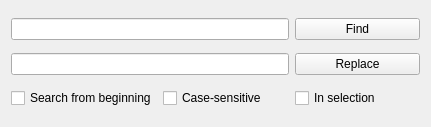
<?xml version="1.0" encoding="UTF-8"?>
<ui version="4.0">
 <class>SearchDialog</class>
 <widget class="QWidget" name="SearchDialog">
  <property name="geometry">
   <rect>
    <x>0</x>
    <y>0</y>
    <width>431</width>
    <height>127</height>
   </rect>
  </property>
  <property name="windowTitle">
   <string>Form</string>
  </property>
  <layout class="QGridLayout" name="gridLayout">
   <item row="2" column="1">
    <widget class="QCheckBox" name="caseSensitive">
     <property name="text">
      <string>Case-sensitive</string>
     </property>
    </widget>
   </item>
   <item row="2" column="0">
    <widget class="QCheckBox" name="fromBeginning">
     <property name="text">
      <string>Search from beginning</string>
     </property>
    </widget>
   </item>
   <item row="2" column="2">
    <widget class="QCheckBox" name="inSelection">
     <property name="text">
      <string>In selection</string>
     </property>
    </widget>
   </item>
   <item row="1" column="2">
    <widget class="QPushButton" name="buttonReplace">
     <property name="text">
      <string>Replace</string>
     </property>
    </widget>
   </item>
   <item row="0" column="2">
    <widget class="QPushButton" name="buttonFind">
     <property name="text">
      <string>Find</string>
     </property>
    </widget>
   </item>
   <item row="0" column="0" colspan="2">
    <widget class="QLineEdit" name="regexpText"/>
   </item>
   <item row="1" column="0" colspan="2">
    <widget class="QLineEdit" name="replaceText"/>
   </item>
  </layout>
 </widget>
 <resources/>
 <connections/>
</ui>
